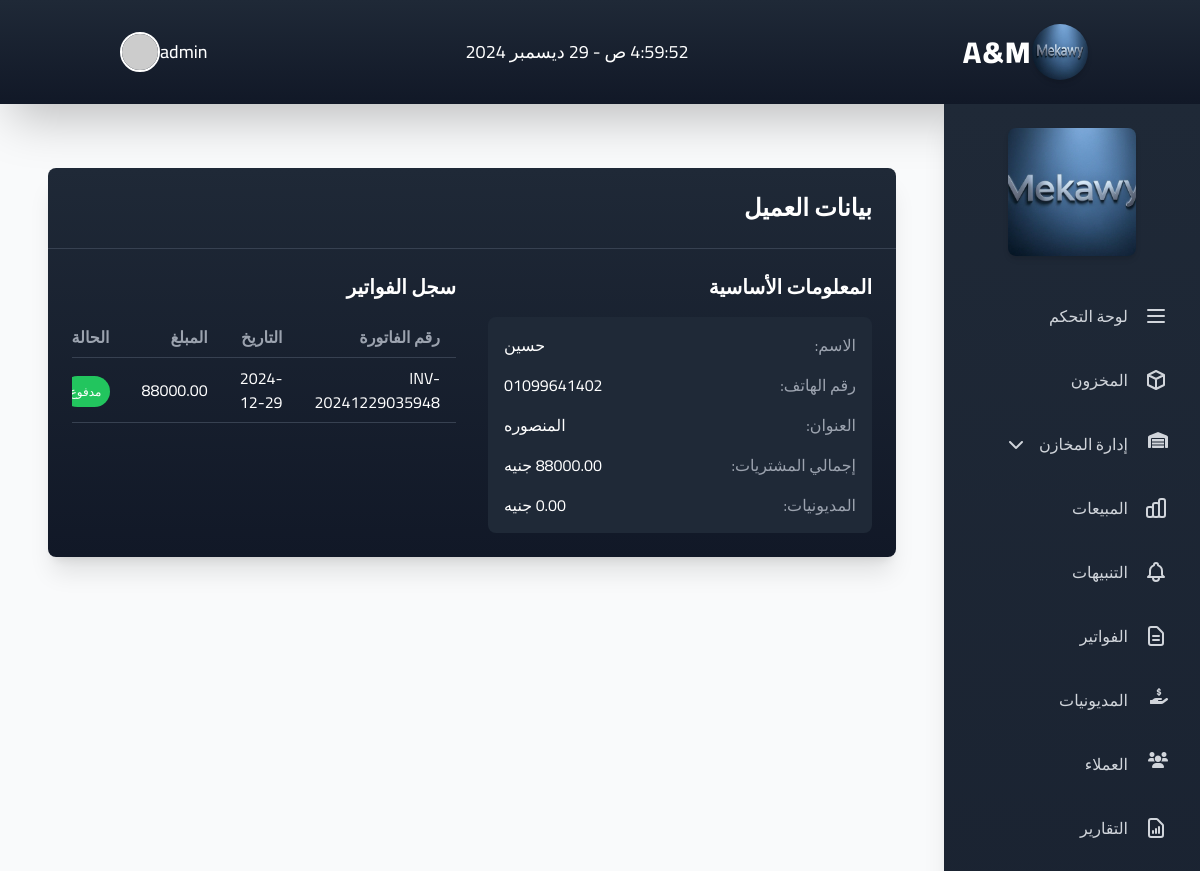
Screenshot of /client/1 (signed in) with the database file from the repository.
### app.py (models this page shows)
class Settings(db.Model):
    id = db.Column(db.Integer, primary_key=True)
    brand_name = db.Column(db.String(100), default='My Store')
    logo_url = db.Column(db.String(200))
    sidebar_image_url = db.Column(db.String(200))
    owner_email = db.Column(db.String(120))
    theme_color = db.Column(db.String(20), default='#007bff')
    about_title = db.Column(db.String(200))
    about_text = db.Column(db.Text)
    contact_phone = db.Column(db.String(50))
    contact_email = db.Column(db.String(120))
    show_dashboard = db.Column(db.Boolean, default=True)
    show_inventory = db.Column(db.Boolean, default=True)
    show_warehouses = db.Column(db.Boolean, default=True)
    show_sales = db.Column(db.Boolean, default=True)
    show_alerts = db.Column(db.Boolean, default=True)
    show_invoices = db.Column(db.Boolean, default=True)
    show_reports = db.Column(db.Boolean, default=True)
    show_debtors = db.Column(db.Boolean, default=True)
    show_clients = db.Column(db.Boolean, default=True)
    show_settings = db.Column(db.Boolean, default=True)
    sidebar_order = db.Column(db.String(500), default='dashboard,inventory,warehouses,sales,alerts,invoices,reports,debtors,clients')

class User(UserMixin, db.Model):
    id = db.Column(db.Integer, primary_key=True)
    username = db.Column(db.String(80), unique=True, nullable=False)
    password = db.Column(db.String(120), nullable=False)
    is_admin = db.Column(db.Boolean, default=False)
    role = db.Column(db.String(20), default='staff')  # 'owner', 'hr', 'staff'

class Client(db.Model):
    id = db.Column(db.Integer, primary_key=True)
    name = db.Column(db.String(100), nullable=False)
    phone = db.Column(db.String(20), nullable=False)
    location = db.Column(db.String(200))
    gender = db.Column(db.String(20))
    date_added = db.Column(db.DateTime, default=datetime.utcnow)
    invoices = db.relationship('Invoice', backref='client', lazy=True)

class Invoice(db.Model):
    id = db.Column(db.Integer, primary_key=True)
    invoice_number = db.Column(db.String(50), unique=True)
    client_id = db.Column(db.Integer, db.ForeignKey('client.id'))
    date = db.Column(db.DateTime, default=datetime.utcnow)
    total_amount = db.Column(db.Float, default=0.0)
    paid_amount = db.Column(db.Float, default=0.0)
    remaining_amount = db.Column(db.Float, default=0.0)
    payments = db.relationship('Payment', backref='invoice', lazy=True)
    payment_method = db.Column(db.String(20))  # cash, visa, wallet
    payment_status = db.Column(db.String(20))  # paid, partial, pending
    status = db.Column(db.String(20), default='pending')  # pending, paid, cancelled
    items = db.relationship('InvoiceItem', backref='invoice', lazy=True)

### app.py (the view)
@app.route('/client/<int:client_id>')
@login_required
def view_client(client_id):
    client = Client.query.get_or_404(client_id)
    total_purchases = sum(invoice.total_amount for invoice in client.invoices)
    total_debt = sum(invoice.remaining_amount for invoice in client.invoices if invoice.status in ['pending', 'partial'])
    return render_template('clients/view.html',
                         client=client,
                         total_purchases=total_purchases,
                         total_debt=total_debt)

### app.py (called while the page is built)
@app.context_processor
def inject_settings():
    settings = Settings.query.first()
    if not settings:
        settings = Settings()
        db.session.add(settings)
        db.session.commit()
    return dict(settings=settings)

@login_manager.user_loader
def load_user(user_id):
    return User.query.get(int(user_id))

### templates/clients/view.html
{% extends "base.html" %}
{% block content %}
<div class="container mx-auto px-4 py-8">
    <div class="bg-gradient-to-b from-gray-800 to-gray-900 rounded-lg shadow-xl">
        <div class="border-b border-gray-700 p-6">
            <h2 class="text-2xl font-bold text-white">بيانات العميل</h2>
        </div>
        <div class="p-6">
            <div class="grid grid-cols-1 md:grid-cols-2 gap-8">
                <div>
                    <h4 class="text-xl font-semibold text-white mb-4">المعلومات الأساسية</h4>
                    <div class="bg-gray-800 rounded-lg p-4">
                        <dl class="space-y-4">
                            <div class="flex justify-between">
                                <dt class="text-gray-400">الاسم:</dt>
                                <dd class="text-white">{{ client.name }}</dd>
                            </div>
                            <div class="flex justify-between">
                                <dt class="text-gray-400">رقم الهاتف:</dt>
                                <dd class="text-white">{{ client.phone }}</dd>
                            </div>
                            <div class="flex justify-between">
                                <dt class="text-gray-400">العنوان:</dt>
                                <dd class="text-white">{{ client.location }}</dd>
                            </div>
                            <div class="flex justify-between">
                                <dt class="text-gray-400">إجمالي المشتريات:</dt>
                                <dd class="text-white">{{ "%.2f"|format(total_purchases) }} جنيه</dd>
                            </div>
                            <div class="flex justify-between">
                                <dt class="text-gray-400">المديونيات:</dt>
                                <dd class="text-white">{{ "%.2f"|format(total_debt) }} جنيه</dd>
                            </div>
                        </dl>
                    </div>
                </div>
                <div>
                    <h4 class="text-xl font-semibold text-white mb-4">سجل الفواتير</h4>
                    <div class="overflow-x-auto">
                        <table class="w-full">
                            <thead>
                                <tr class="text-gray-400 border-b border-gray-700">
                                    <th class="px-4 py-2 text-right">رقم الفاتورة</th>
                                    <th class="px-4 py-2 text-right">التاريخ</th>
                                    <th class="px-4 py-2 text-right">المبلغ</th>
                                    <th class="px-4 py-2 text-right">الحالة</th>
                                </tr>
                            </thead>
                            <tbody>
                                {% for invoice in client.invoices %}
                                <tr class="border-b border-gray-700">
                                    <td class="px-4 py-2 text-white">{{ invoice.invoice_number }}</td>
                                    <td class="px-4 py-2 text-white">{{ invoice.date.strftime('%Y-%m-%d') }}</td>
                                    <td class="px-4 py-2 text-white">{{ "%.2f"|format(invoice.total_amount) }}</td>
                                    <td class="px-4 py-2">
                                        {% if invoice.status == 'paid' %}
                                            <span class="px-2 py-1 text-xs rounded-full bg-green-500 text-white">مدفوع</span>
                                        {% elif invoice.status == 'partial' %}
                                            <span class="px-2 py-1 text-xs rounded-full bg-yellow-500 text-white">مدفوع جزئياً</span>
                                        {% else %}
                                            <span class="px-2 py-1 text-xs rounded-full bg-red-500 text-white">غير مدفوع</span>
                                        {% endif %}
                                    </td>
                                </tr>
                                {% endfor %}
                            </tbody>
                        </table>
                    </div>
                </div>
            </div>
        </div>
    </div>
</div>
{% endblock %}

### templates/components/header.html (shortened to what this page needs)
<header class="bg-gradient-to-b from-gray-800 to-gray-900 shadow-2xl">
    <div class="container mx-auto px-6">
        <div class="flex justify-between items-center py-6">
            <div class="flex items-center space-x-4">
                {% if settings.logo_url %}
                    <img src="{{ url_for('static', filename=settings.logo_url.replace('/static/', '')) }}" alt="شعار متجر الجينز" class="h-14 w-14 rounded-full shadow-md transform hover:scale-110 transition-transform duration-300">
                {% else %}
                    <img src="{{ url_for('static', filename='img/default-logo.png') }}" alt="شعار متجر الجينز" class="h-14 w-14 rounded-full shadow-md transform hover:scale-110 transition-transform duration-300">
                {% endif %}
                <h1 class="text-3xl font-extrabold text-white tracking-wider hover:text-blue-200 transition-colors duration-300">A&M</h1>
            </div>
            <span class="text-white text-lg" id="currentTime"></span>
            <div class="flex items-center space-x-6">
                <div class="relative group">
                    <button class="flex items-center space-x-2 text-white hover:text-blue-200 transition-colors duration-300">
                        <span class="text-lg font-medium">{{ current_user.username }}</span>
                        <img src="https://i.pravatar.cc/150?img=12" alt="Profile" class="h-10 w-10 rounded-full border-2 border-white">
                    </button>
                </div>
            </div>
        </div>
    </div>
</header>

### templates/components/sidebar.html (shortened to what this page needs)
<aside class="bg-gradient-to-b from-gray-800 to-gray-900 text-white w-full md:w-64 min-h-screen px-4 py-6 shadow-xl">
    <div class="mb-8 transition-transform hover:scale-105">
        {% if settings.logo_url %}
            <img src="{{ url_for('static', filename=settings.logo_url.replace('/static/', '')) }}" alt="شعار متجر الجينز" class="mx-auto rounded-lg shadow-md w-32 h-32 object-cover">
        {% else %}
            <img src="{{ url_for('static', filename='img/default-logo.png') }}" alt="شعار متجر الجينز" class="mx-auto rounded-lg shadow-md w-32 h-32 object-cover">
        {% endif %}
    </div>
    <nav>
        <ul class="space-y-2">
            {% set order = settings.sidebar_order.split(',') %}
            {% for item in order %}
                {% if item == 'dashboard' and settings.show_dashboard %}
                    <li>
                        <a href="/dashboard" class="flex items-center justify-start gap-4 p-4 hover:bg-gray-700/60 rounded-xl transition-all duration-300 ease-in-out hover:shadow-lg group">
                            <svg class="w-6 h-6 text-gray-300 group-hover:text-white transition-colors" fill="none" stroke="currentColor" viewBox="0 0 24 24">
                                <path stroke-linecap="round" stroke-linejoin="round" stroke-width="2" d="M4 6h16M4 12h16M4 18h16"></path>
                            </svg>
                            <span class="text-base font-medium text-gray-300 group-hover:text-white transition-colors">لوحة التحكم</span>
                        </a>
                    </li>
                {% endif %}
                {% if item == 'inventory' and settings.show_inventory %}
                    <li>
                        <a href="/inventory" class="flex items-center justify-start gap-4 p-4 hover:bg-gray-700/60 rounded-xl transition-all duration-300 ease-in-out hover:shadow-lg group">
                            <svg class="w-6 h-6 text-gray-300 group-hover:text-white transition-colors" fill="none" stroke="currentColor" viewBox="0 0 24 24">
                                <path stroke-linecap="round" stroke-linejoin="round" stroke-width="2" d="M20 7l-8-4-8 4m16 0l-8 4m8-4v10l-8 4m0-10L4 7m8 4v10M4 7v10l8 4"></path>
                            </svg>
                            <span class="text-base font-medium text-gray-300 group-hover:text-white transition-colors">المخزون</span>
                        </a>
                    </li>
                {% endif %}
                {% if item == 'warehouses' and settings.show_warehouses %}
                    <li class="sidebar-item">
                        <a href="#" class="flex items-center justify-start gap-4 p-4 hover:bg-gray-700/60 rounded-xl transition-all duration-300 ease-in-out hover:shadow-lg group" onclick="toggleSubmenu('warehouseSubmenu')">
                            <i class="fas fa-warehouse text-gray-300 group-hover:text-white transition-colors w-6 h-6"></i>
                            <span class="text-base font-medium text-gray-300 group-hover:text-white transition-colors">إدارة المخازن</span>
                            <i class="fas fa-chevron-down text-gray-300 group-hover:text-white transition-colors ml-auto"></i>
                        </a>
                    </li>
                {% endif %}
                {% if item == 'sales' and settings.show_sales %}
                    <li>
                        <a href="/sales" class="flex items-center justify-start gap-4 p-4 hover:bg-gray-700/60 rounded-xl transition-all duration-300 ease-in-out hover:shadow-lg group">
                            <span class="text-base font-medium text-gray-300 group-hover:text-white transition-colors">المبيعات</span>
                        </a>
                    </li>
                {% endif %}
                {% if item == 'alerts' and settings.show_alerts %}
                    <li>
                        <a href="/alerts" class="flex items-center justify-start gap-4 p-4 hover:bg-gray-700/60 rounded-xl transition-all duration-300 ease-in-out hover:shadow-lg group">
                            <span class="text-base font-medium text-gray-300 group-hover:text-white transition-colors">التنبيهات</span>
                        </a>
                    </li>
                {% endif %}
                {% if item == 'invoices' and settings.show_invoices %}
                    <li>
                        <a href="{{ url_for('list_invoices') }}" class="flex items-center justify-start gap-4 p-4 hover:bg-gray-700/60 rounded-xl transition-all duration-300 ease-in-out hover:shadow-lg group">
                            <span class="text-base font-medium text-gray-300 group-hover:text-white transition-colors">الفواتير</span>
                        </a>
                    </li>
                {% endif %}
                {% if item == 'reports' and settings.show_reports %}
                    <li>
                        <a href="/reports" class="flex items-center justify-start gap-4 p-4 hover:bg-gray-700/60 rounded-xl transition-all duration-300 ease-in-out hover:shadow-lg group">
                            <span class="text-base font-medium text-gray-300 group-hover:text-white transition-colors">التقارير</span>
                        </a>
                    </li>
                {% endif %}
                {% if item == 'debtors' and settings.show_debtors %}
                    <li class="sidebar-item">
                        <a href="{{ url_for('debtors') }}" class="flex items-center justify-start gap-4 p-4 hover:bg-gray-700/60 rounded-xl transition-all duration-300 ease-in-out hover:shadow-lg group">
                            <i class="fas fa-hand-holding-usd text-gray-300 group-hover:text-white transition-colors w-6 h-6"></i>
                            <span class="text-base font-medium text-gray-300 group-hover:text-white transition-colors">المديونيات</span>
                        </a>
                    </li>
                {% endif %}
                {% if item == 'clients' and settings.show_clients %}
                    <li class="sidebar-item">
                        <a href="{{ url_for('list_clients') }}" class="flex items-center justify-start gap-4 p-4 hover:bg-gray-700/60 rounded-xl transition-all duration-300 ease-in-out hover:shadow-lg group">
                            <i class="fas fa-users text-gray-300 group-hover:text-white transition-colors w-6 h-6"></i>
                            <span class="text-base font-medium text-gray-300 group-hover:text-white transition-colors">العملاء</span>
                        </a>
                    </li>
                {% endif %}
            {% endfor %}
        </ul>
    </nav>
</aside>

### templates/base.html (style rules this page uses)
body { font-size: 16px; touch-action: manipulation; }

### rows the page displays
Settings: logo_url (picture), show_dashboard True (drawn), show_inventory True (drawn), show_warehouses True (drawn), show_sales True (drawn), show_alerts True (drawn), show_invoices True (drawn), show_debtors True (drawn), show_clients True (drawn), show_reports True (drawn)
User: username "admin"
Client: name "حسين", phone "01099641402", location "المنصوره"
Invoice: invoice_number "INV-20241229035948", date "2024-12-29", total_amount "88000.00", status "مدفوع"
